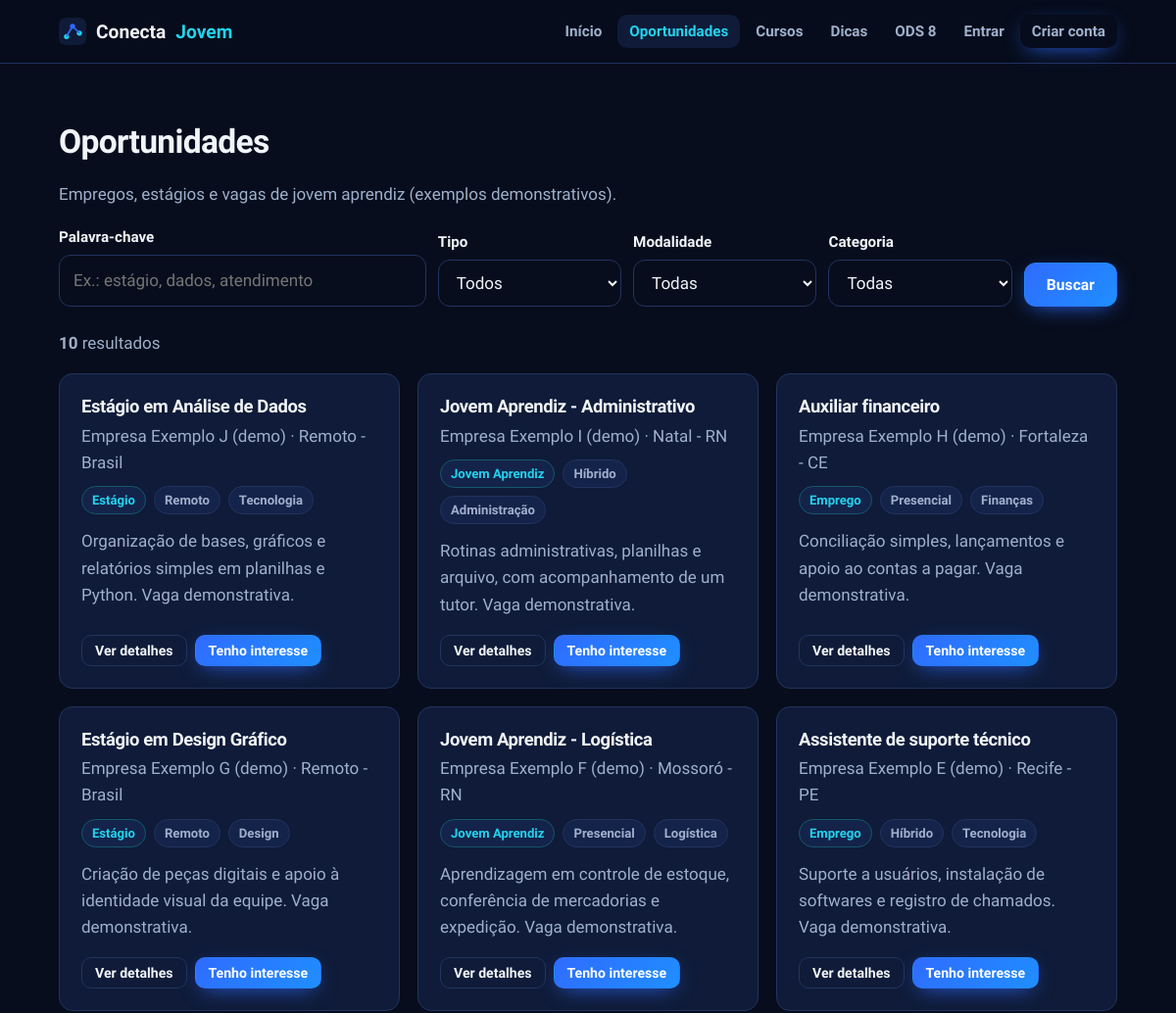
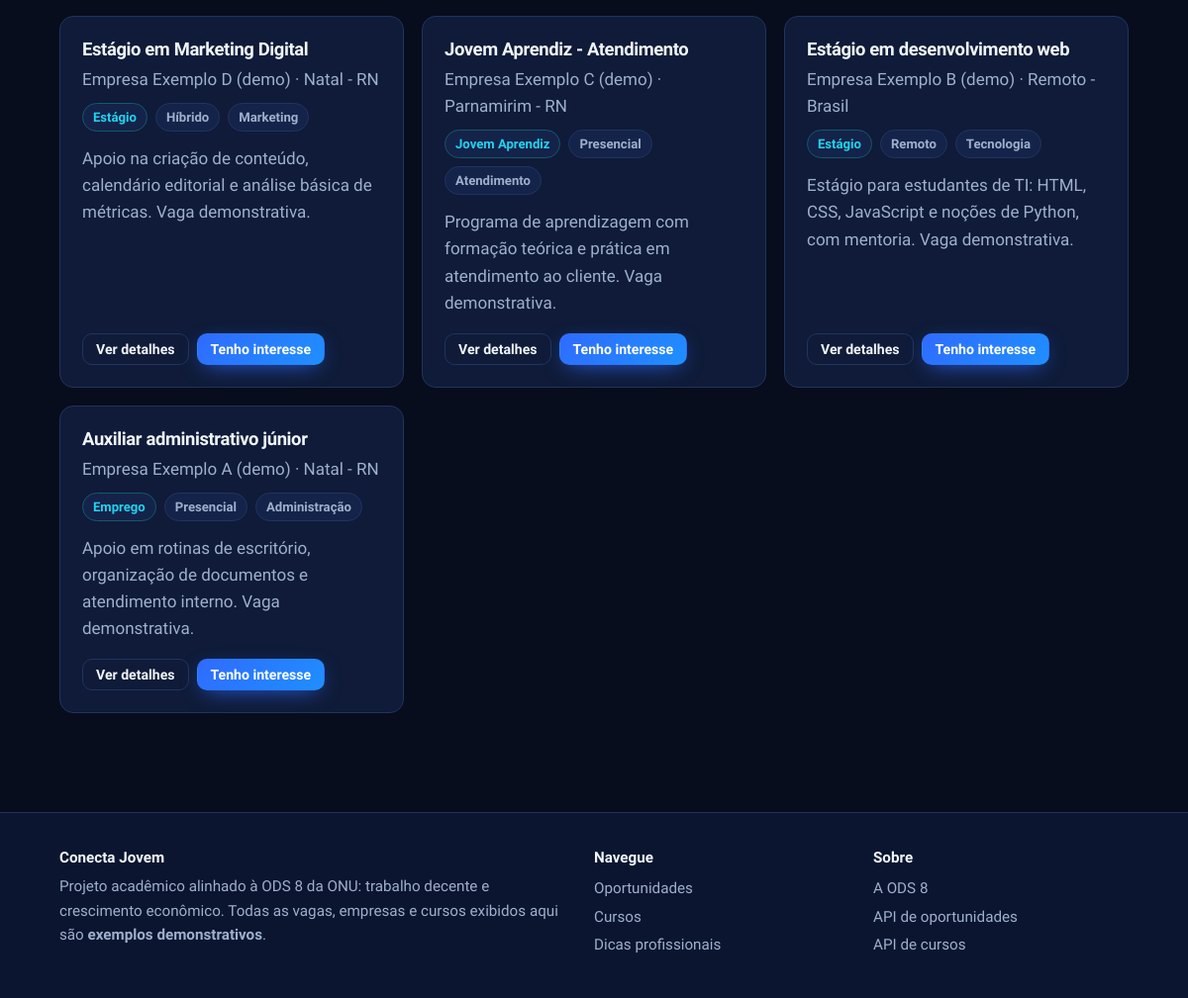
Screenshot of /oportunidades with the database file from the repository (2 pictures, top to bottom).
### models.py (models this page shows, shortened)
class Oportunidade(db.Model):
    __tablename__ = "oportunidades"
    id = db.Column(db.Integer, primary_key=True)
    titulo = db.Column(db.String(150), nullable=False)
    empresa = db.Column(db.String(120), nullable=False)
    descricao = db.Column(db.Text, nullable=False)
    categoria = db.Column(db.String(60), nullable=False)
    modalidade = db.Column(db.String(20), nullable=False)
    localizacao = db.Column(db.String(100), nullable=False)
    tipo = db.Column(db.String(20), nullable=False)
    ativa = db.Column(db.Boolean, nullable=False, default=True)
    data_criacao = db.Column(db.DateTime, nullable=False, default=datetime.utcnow)
    candidaturas = db.relationship(
        "Candidatura", back_populates="oportunidade", cascade="all, delete-orphan"
    )

### app.py (the view)
    @app.get("/oportunidades")
    def oportunidades():
        itens = filtrar_oportunidades(request.args).all()
        categorias = [c[0] for c in db.session.query(Oportunidade.categoria).filter(Oportunidade.ativa.is_(True)).distinct().order_by(Oportunidade.categoria)]
        candidatadas = set()
        if g.usuario:
            candidatadas = {c.oportunidade_id for c in g.usuario.candidaturas}
        return render_template("oportunidades.html", itens=itens, categorias=categorias,
                               filtros=request.args, candidatadas=candidatadas)

### app.py (called while the page is built)
def filtrar_oportunidades(args):
    q = Oportunidade.query.filter_by(ativa=True)
    busca = (args.get("q") or "").strip()[:100]
    if busca:
        termo = f"%{escapar_like(busca)}%"
        q = q.filter(db.or_(Oportunidade.titulo.ilike(termo, escape="\\"),
                            Oportunidade.empresa.ilike(termo, escape="\\"),
                            Oportunidade.descricao.ilike(termo, escape="\\")))
    for campo in ("tipo", "modalidade", "categoria"):
        valor = (args.get(campo) or "").strip()
        if valor:
            q = q.filter(getattr(Oportunidade, campo) == valor)
    return q.order_by(Oportunidade.data_criacao.desc(), Oportunidade.id.desc())

### templates/oportunidades.html (shortened to what this page needs)
{% extends "base.html" %}
{% from "_macros.html" import card_oportunidade with context %}
{% block conteudo %}
<section class="bloco"><div class="wrap">
  <h2>Oportunidades</h2>
  <p class="mut">Empregos, estágios e vagas de jovem aprendiz (exemplos demonstrativos).</p>
  <form class="filtros" method="get" action="{{ url_for('oportunidades') }}" role="search">
    <div class="busca"><label for="q">Palavra-chave</label><input id="q" name="q" value="{{ filtros.get('q','') }}" maxlength="100" placeholder="Ex.: estágio, dados, atendimento"></div>
    <div><label for="tipo">Tipo</label><select id="tipo" name="tipo"><option value="">Todos</option>{% for t in TIPOS %}<option {{ 'selected' if filtros.get('tipo')==t }}>{{ t }}</option>{% endfor %}</select></div>
    <div><label for="modalidade">Modalidade</label><select id="modalidade" name="modalidade"><option value="">Todas</option></select></div>
    <div><label for="categoria">Categoria</label><select id="categoria" name="categoria"><option value="">Todas</option></select></div>
    <button class="btn btn-pri" type="submit">Buscar</button>
  </form>
  <p class="mut"><strong>{{ itens|length }}</strong> {{ 'resultado' if itens|length == 1 else 'resultados' }}{% if filtros %} · <a href="{{ url_for('oportunidades') }}">limpar filtros</a>{% endif %}</p>
  {% if itens %}<div class="grade">{% for o in itens %}{{ card_oportunidade(o, candidatadas) }}{% endfor %}</div>
  {% else %}<div class="vazio">Nenhuma oportunidade encontrada. Tente outra palavra-chave ou limpe os filtros.</div>{% endif %}
</div></section>
{% endblock %}

### templates/_macros.html (shortened to what this page needs)
{% macro card_oportunidade(o, candidatadas=()) %}
<article class="card" style="display:flex;flex-direction:column">
  <h3>{{ o.titulo }}</h3>
  <div class="mut">{{ o.empresa }} · {{ o.localizacao }}</div>
  <div class="meta"><span class="tag tipo">{{ o.tipo }}</span><span class="tag">{{ o.modalidade }}</span><span class="tag">{{ o.categoria }}</span></div>
  <p class="mut">{{ o.descricao|truncate(120) }}</p>
  <div class="rodape">
    <a class="btn btn-sec btn-sm" href="{{ url_for('oportunidade_detalhe', oid=o.id) }}">Ver detalhes</a>
    {% if o.id in candidatadas %}<span class="tag ok" style="align-self:center">Candidatura enviada</span>
    {% else %}
    <form method="post" action="{{ url_for('candidatar', oid=o.id) }}"><input type="hidden" name="csrf_token" value="{{ csrf_token }}"><button class="btn btn-pri btn-sm" type="submit">Tenho interesse</button></form>
    {% endif %}
  </div>
</article>
{% endmacro %}

### static/css/style.css (style rules this page uses)
:root { --bg:#070d1c; --bg2:#0b1530; --surf:#0f1b38; --surf2:#14234a; --line:#22335f; --blue:#2f6bff; --cyan:#22d3ee; --txt:#f1f5f9; --mut:#9fb0cc; --ok:#34d399; --err:#fb7185; --warn:#fbbf24; --r:14px; --fh:'Sora',system-ui,sans-serif; --fb:'Source Sans 3',system-ui,sans-serif; }
* { box-sizing:border-box }
html { scroll-behavior:smooth }
body { margin:0;background:var(--bg);color:var(--txt);font:17px/1.6 var(--fb);min-height:100vh;display:flex;flex-direction:column }
a { color:var(--cyan);text-decoration:none }
h1,h2,h3 { font-family:var(--fh);line-height:1.2;margin:0 0 .6em;letter-spacing:-.02em }
h2 { font-size:clamp(1.5rem,3vw,2.1rem) }
h3 { font-size:1.15rem }
p { margin:0 0 1em }
.wrap { max-width:1120px;margin:0 auto;padding:0 20px }
.mut { color:var(--mut) }
.btn { display:inline-flex;align-items:center;justify-content:center;gap:8px;padding:12px 22px;border-radius:12px;border:1px solid transparent;font:700 .98rem var(--fb);cursor:pointer;transition:transform .15s,box-shadow .2s,background .2s,border-color .2s;text-decoration:none!important;color:#fff }
.btn-pri { background:linear-gradient(135deg,var(--blue),#1f8fff);box-shadow:0 6px 22px -8px var(--blue) }
.btn-sec { background:transparent;border-color:var(--line);color:var(--txt) }
.btn-sm { padding:7px 13px;font-size:.88rem;border-radius:10px }
section.bloco { padding:60px 0 }
.grade { display:grid;gap:18px;grid-template-columns:repeat(auto-fill,minmax(290px,1fr)) }
.card { background:var(--surf);border:1px solid var(--line);border-radius:var(--r);padding:22px;transition:border-color .2s,transform .2s }
.card h3 { margin-bottom:.3em }
.meta { display:flex;flex-wrap:wrap;gap:8px;margin:10px 0 14px }
.tag { font-size:.82rem;font-weight:600;padding:3px 10px;border-radius:999px;background:var(--surf2);border:1px solid var(--line);color:var(--mut) }
.tag.tipo { color:var(--cyan);border-color:#14586b }
.card .rodape { display:flex;gap:8px;flex-wrap:wrap;margin-top:auto }
label { font-weight:600;font-size:.95rem;display:block;margin-bottom:6px }
input,select,textarea { width:100%;padding:12px 14px;background:var(--bg);color:var(--txt);border:1px solid var(--line);border-radius:12px;font:inherit;transition:border-color .2s,box-shadow .2s }
.filtros { display:grid;gap:12px;grid-template-columns:2fr 1fr 1fr 1fr auto;align-items:end;margin-bottom:24px }

### rows the page displays
Oportunidade: titulo "Estágio em Análise de Dados", empresa "Empresa Exemplo J (demo)", localizacao "Remoto - Brasil", tipo "Estágio", modalidade "Remoto", categoria "Tecnologia", descricao "Organização de bases, gráficos e relatórios simples em planilhas e Python. Vaga demonstrativa."
Oportunidade: titulo "Jovem Aprendiz - Administrativo", empresa "Empresa Exemplo I (demo)", localizacao "Natal - RN", tipo "Jovem Aprendiz", modalidade "Híbrido", categoria "Administração", descricao "Rotinas administrativas, planilhas e arquivo, com acompanhamento de um tutor. Vaga demonstrativa."
Oportunidade: titulo "Auxiliar financeiro", empresa "Empresa Exemplo H (demo)", localizacao "Fortaleza - CE", tipo "Emprego", modalidade "Presencial", categoria "Finanças", descricao "Conciliação simples, lançamentos e apoio ao contas a pagar. Vaga demonstrativa."
Oportunidade: titulo "Estágio em Design Gráfico", empresa "Empresa Exemplo G (demo)", localizacao "Remoto - Brasil", tipo "Estágio", modalidade "Remoto", categoria "Design", descricao "Criação de peças digitais e apoio à identidade visual da equipe. Vaga demonstrativa."
Oportunidade: titulo "Jovem Aprendiz - Logística", empresa "Empresa Exemplo F (demo)", localizacao "Mossoró - RN", tipo "Jovem Aprendiz", modalidade "Presencial", categoria "Logística", descricao "Aprendizagem em controle de estoque, conferência de mercadorias e expedição. Vaga demonstrativa."
Oportunidade: titulo "Assistente de suporte técnico", empresa "Empresa Exemplo E (demo)", localizacao "Recife - PE", tipo "Emprego", modalidade "Híbrido", categoria "Tecnologia", descricao "Suporte a usuários, instalação de softwares e registro de chamados. Vaga demonstrativa."
Oportunidade: titulo "Estágio em Marketing Digital", empresa "Empresa Exemplo D (demo)", localizacao "Natal - RN", tipo "Estágio", modalidade "Híbrido", categoria "Marketing", descricao "Apoio na criação de conteúdo, calendário editorial e análise básica de métricas. Vaga demonstrativa."
Oportunidade: titulo "Jovem Aprendiz - Atendimento", empresa "Empresa Exemplo C (demo)", localizacao "Parnamirim - RN", tipo "Jovem Aprendiz", modalidade "Presencial", categoria "Atendimento", descricao "Programa de aprendizagem com formação teórica e prática em atendimento ao cliente. Vaga demonstrativa."
Oportunidade: titulo "Estágio em desenvolvimento web", empresa "Empresa Exemplo B (demo)", localizacao "Remoto - Brasil", tipo "Estágio", modalidade "Remoto", categoria "Tecnologia", descricao "Estágio para estudantes de TI: HTML, CSS, JavaScript e noções de Python, com mentoria. Vaga demonstrativa."
Oportunidade: titulo "Auxiliar administrativo júnior", empresa "Empresa Exemplo A (demo)", localizacao "Natal - RN", tipo "Emprego", modalidade "Presencial", categoria "Administração", descricao "Apoio em rotinas de escritório, organização de documentos e atendimento interno. Vaga demonstrativa."

### other values shown
{{ itens|length }} "10"
{{ 'resultado' if itens|length == 1 else 'resultados' }} "resultados"
